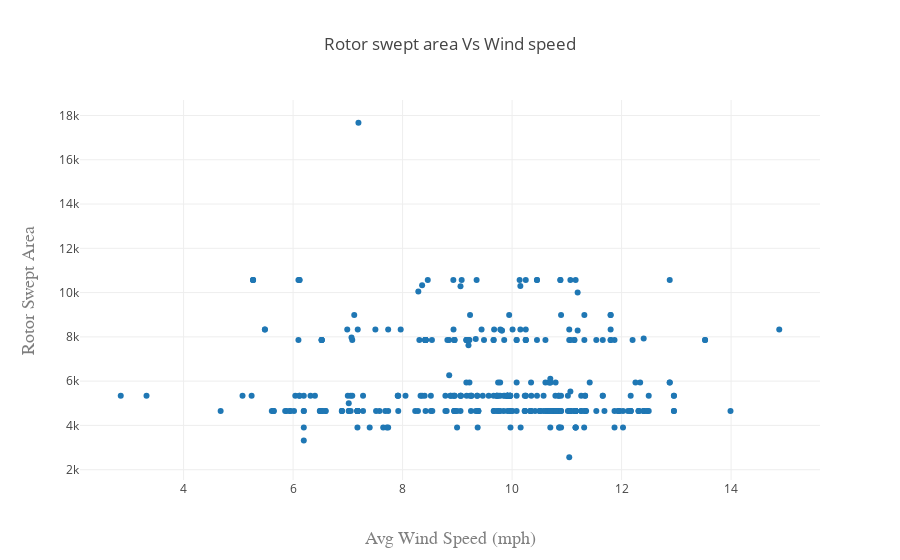

The cell this chart's notebook holds for it:
### Code cell
scatter_plot(consolidated.value, consolidated.t_rsa, text=consolidated.project,
            x_label = 'Avg Wind Speed (mph)', y_label = 'Rotor Swept Area', title = 'Rotor swept area Vs Wind speed')

### Figure 1 — Plotly figure (JSON) as saved in the notebook; plotly's stock layout.template omitted (floating-point values rounded to 4 significant figures; data arrays with more than 128 entries replaced by an {"elided": "..."} marker saying what was removed)
{"data": [{"mode": "markers", "text": {"elided": "419 str values"}, "type": "scatter", "x": {"elided": "419 float values"}, "y": {"elided": "419 float values"}}], "layout": {"title": "Rotor swept area Vs Wind speed", "xaxis": {"title": "Avg Wind Speed (mph)", "titlefont": {"color": "#7f7f7f", "family": "Courier New, monospace", "size": 18}}, "yaxis": {"title": "Rotor Swept Area", "titlefont": {"color": "#7f7f7f", "family": "Courier New, monospace", "size": 18}}}}
